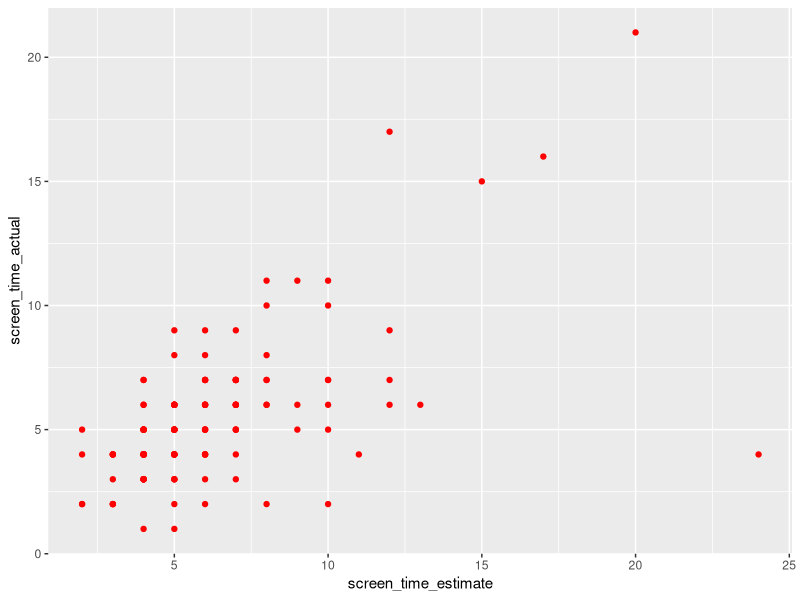
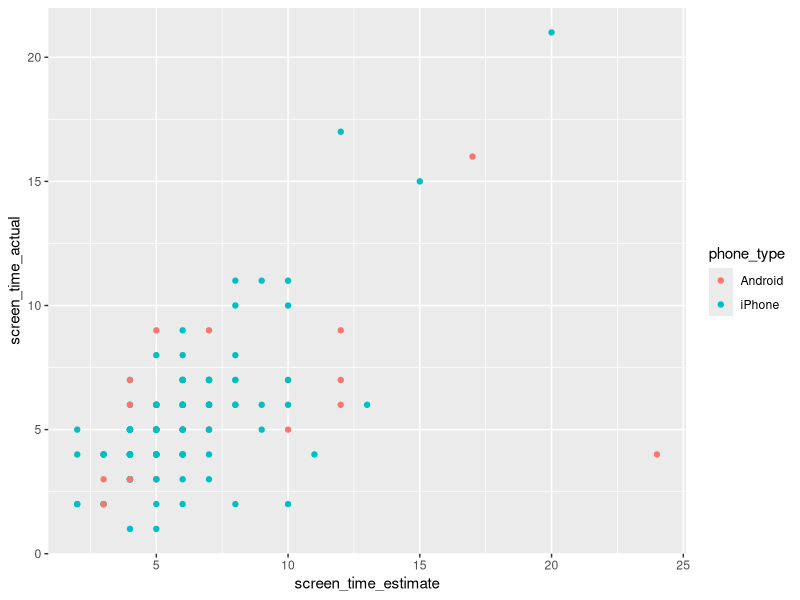
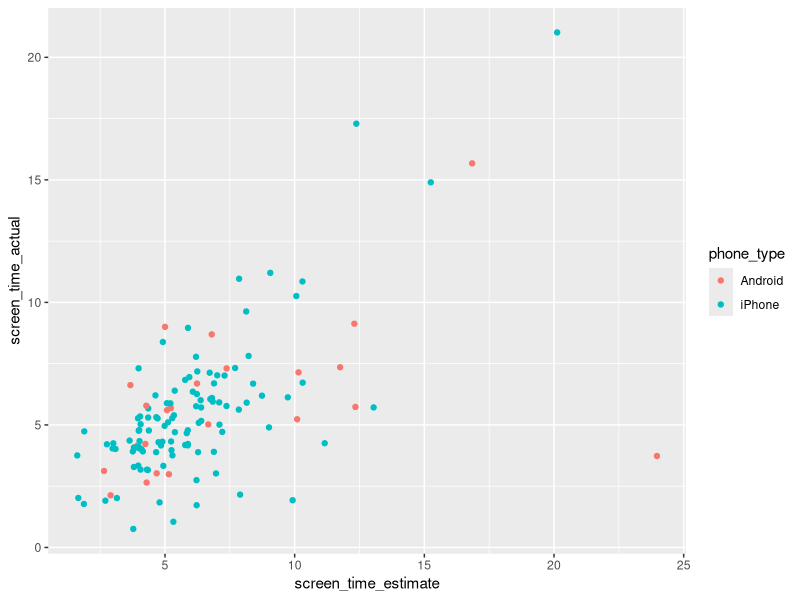

Write R code to recreate these figures, in order.
library(tidyverse) # load the tidyverse functions

# Week_6_Task_2
# this is a command to read in the data - 
# note that this is (pretty much) the same as using the "Import Dataset" button
data_w6 <- read_csv("data_phone.csv") # read in the data

# Note here that a line of code can be split across multiple lines
# It's good practice to break the lines in logical places (e.g., after a pipe)

# draw a graph Q1-7
data_w6 %>%
  ggplot() + 
  geom_point(aes(y = screen_time_actual, x = screen_time_estimate), colour = "red") # this is the line of code you eventually need to edit


# draw a graph Q8
data_w6 %>%
  ggplot() + 
  geom_point(aes(y = screen_time_actual, 
                 x = screen_time_estimate, 
                 colour = phone_type)) # answer to Q8

# draw a graph Q9
data_w6 %>%
  ggplot() + 
  geom_jitter(aes(y = screen_time_actual, 
                 x = screen_time_estimate, 
                 colour = phone_type)) # answer to Q8

# Week_6_Task_3 - Do people underestimate or overestimate their phone time use?

# create a new column (mutate) to reflect the difference
data_phone_diff <- # note: assigning the output to a new object (data_phone_diff)
  data_w6 %>%
  mutate(est_diff = screen_time_actual - screen_time_estimate)

# remove the 0s and count how many positives and negatives
data_phone_diff %>%
  filter(est_diff != 0) %>% # remove the 0s
  count(est_diff > 0) # count how many positive and negatives

# conduct a binomial test to see whether people underestimated or overestimated phone usage

binom.test(61,99) # they can also use (38, 99) to get the same result (probabilities are symmetrical)
